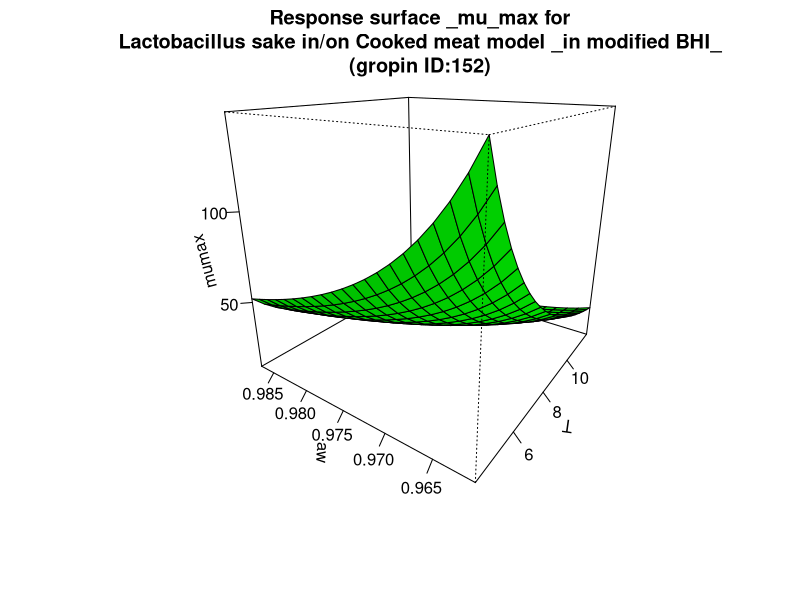

Source code (R):
#############################
# start of Parameter script
#############################
T <- seq(4.004,11.988011988012,length.out=21)
aw <- seq(0.961038961038961,0.986986,length.out=21)
#############################
# end of Parameter script
#############################
############################# 
# start of Model script Gropin ID 152 
#############################
 
# constant coefficients for this model
c <- 0.012
awmin <- 0.9469
Tmin <- -2.31
 
variables <- data.frame(T,aw)
argumentsPar <- unique.data.frame(expand.grid(variables))
 
# heart of the model
response_surface <- function(T,aw) {
   mumax <-(1/(c*(aw-awmin)*((T-Tmin)^2)))

	return(mumax=mumax)
} 

# output parameters
responseSurface <- cbind(argumentsPar,response_surface(argumentsPar['T'],argumentsPar['aw']))
colnames(responseSurface) <- c(colnames(argumentsPar),'mumax')
#############################
# End of Model script
#############################
############################# 
# start of Visualisation script Gropin ID 152 
#############################
titleText <-'Response surface _mu_max for
Lactobacillus sake in/on Cooked meat model _in modified BHI_
(gropin ID:152)'
persp(T,aw,matrix(unlist(responseSurface$'mumax'),nrow=21),col = 'green',xlab='T',ylab='aw',zlab='mumax',main=titleText,theta=305,phi=20,shade=0.25,ticktype = 'detailed')
#############################
# End of Visualisation script
#############################
